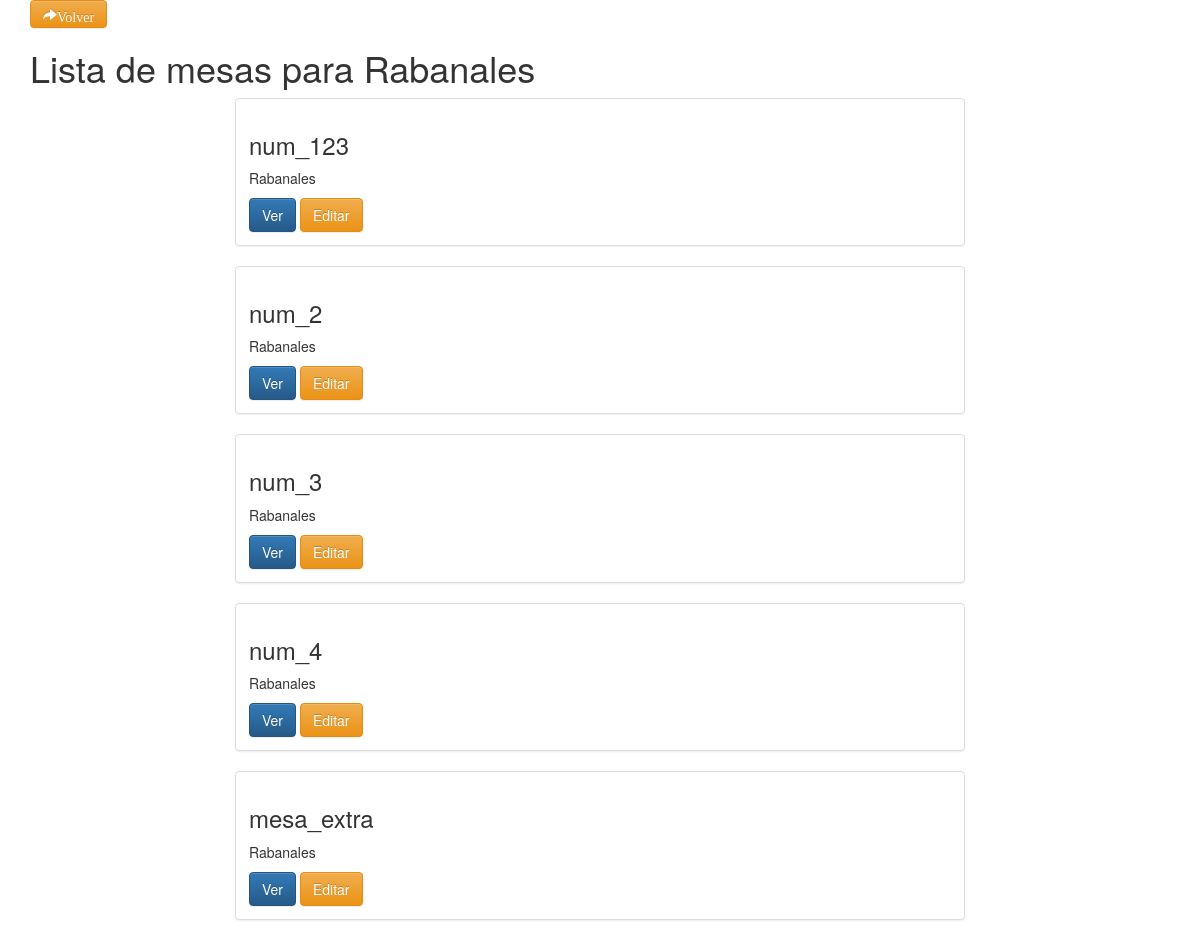
Page /circun/mesas/2/ on the committed database.
### sistema/models.py (models this page shows, shortened)
class Circunscripcion(models.Model):
	nombre = models.CharField(max_length=120)
	num_esca = models.IntegerField()
	def __str__(self):
		return self.nombre

class Mesa(models.Model):
	nombre = models.CharField(max_length=120)
	circunscripcion = models.ForeignKey('Circunscripcion')
	def get_absolute_url(self):
		return reverse("sistema:mesa_detail", kwargs={"id": self.id})
	def get_absolute_url_update(self):
		return reverse("sistema:mesa_update", kwargs={"id": self.id})

### sistema/views.py (the view)
# urls.py: url(r'^circun/mesas/(?P<id>\d+)/$', views.mesa_list, name='mesa_list'),
def mesa_list(request, id=None):
	if Circunscripcion.objects.filter(id=id).exists():
		circunscripcion = Circunscripcion.objects.get(id=id)
		mesas = circunscripcion.mesa_set.all()
		context = {
			"circunscripcion_tit": circunscripcion.nombre,
			"mesas": mesas
		}
		return render(request, "mesas_list.html", context)
	else:
		return redirect('/notfound')

### templates/mesas_list.html (shortened to what this page needs)
{% extends "base.html" %}
{% block content %}
<a href="{% url "sistema:circun_list" %}" class="btn btn-warning" role="button"><span class="glyphicon glyphicon-share-alt" aria-hidden="true">Volver</a>
<h1>Lista de mesas para {{ circunscripcion_tit }}</h1>
<div class="col-sm-8 col-sm-offset-2">
{% for obj in mesas %}
<div class="row">
	<div class="col-sm-12">
    	<div class="thumbnail">
      		<div class="caption">
        			<h3>{{obj.nombre}}</h3>
 					<p>{{obj.circunscripcion}}</p>
 					<a href="{{ obj.get_absolute_url }}" class="btn btn-primary" role="button">Ver</a>
 					<a href="{{ obj.get_absolute_url_update }}" class="btn btn-warning" role="button">Editar</a>
 			</div>
 		</div>
 	</div>
 </div>
{% endfor %}
{% endblock content %}

### templates/base.html (shortened to what this page needs)
<html>
<head>
<link rel="stylesheet" href="https://maxcdn.bootstrapcdn.com/bootstrap/3.3.7/css/bootstrap.min.css">
<link rel="stylesheet" href="https://maxcdn.bootstrapcdn.com/bootstrap/3.3.7/css/bootstrap-theme.min.css">
</head>
<body>
<div class='container'>
{% block content %}
{% endblock content %}
</div>
</body>
</html>

### rows in the picture
Circunscripcion: nombre "Rabanales"
Mesa: nombre "num_123", circunscripcion "Rabanales"
Mesa: nombre "num_2", circunscripcion "Rabanales"
Mesa: nombre "num_3", circunscripcion "Rabanales"
Mesa: nombre "num_4", circunscripcion "Rabanales"
Mesa: nombre "mesa_extra", circunscripcion "Rabanales"
